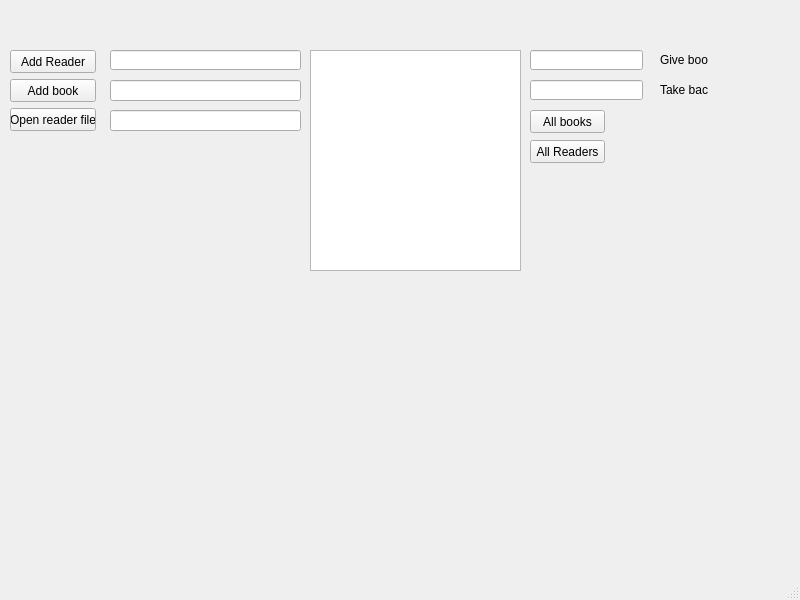
<?xml version="1.0" encoding="UTF-8"?>
<ui version="4.0">
 <class>MainWindow</class>
 <widget class="QMainWindow" name="MainWindow">
  <property name="geometry">
   <rect>
    <x>0</x>
    <y>0</y>
    <width>800</width>
    <height>600</height>
   </rect>
  </property>
  <property name="windowTitle">
   <string>MainWindow</string>
  </property>
  <widget class="QWidget" name="centralwidget">
   <widget class="QLineEdit" name="newReaderFileEdit">
    <property name="geometry">
     <rect>
      <x>110</x>
      <y>50</y>
      <width>191</width>
      <height>20</height>
     </rect>
    </property>
   </widget>
   <widget class="QLineEdit" name="showReaderEdit">
    <property name="geometry">
     <rect>
      <x>110</x>
      <y>110</y>
      <width>191</width>
      <height>21</height>
     </rect>
    </property>
   </widget>
   <widget class="QTextEdit" name="textEdit">
    <property name="geometry">
     <rect>
      <x>310</x>
      <y>50</y>
      <width>211</width>
      <height>221</height>
     </rect>
    </property>
   </widget>
   <widget class="QLineEdit" name="addBookEdit">
    <property name="geometry">
     <rect>
      <x>530</x>
      <y>50</y>
      <width>113</width>
      <height>20</height>
     </rect>
    </property>
   </widget>
   <widget class="QLineEdit" name="newBookEdit">
    <property name="geometry">
     <rect>
      <x>110</x>
      <y>80</y>
      <width>191</width>
      <height>21</height>
     </rect>
    </property>
   </widget>
   <widget class="QLineEdit" name="delBookEdit">
    <property name="geometry">
     <rect>
      <x>530</x>
      <y>80</y>
      <width>113</width>
      <height>20</height>
     </rect>
    </property>
   </widget>
   <widget class="QLabel" name="giveBookLabel">
    <property name="geometry">
     <rect>
      <x>660</x>
      <y>50</y>
      <width>48</width>
      <height>20</height>
     </rect>
    </property>
    <property name="text">
     <string>Give book</string>
    </property>
   </widget>
   <widget class="QLabel" name="takeLabel">
    <property name="geometry">
     <rect>
      <x>660</x>
      <y>80</y>
      <width>48</width>
      <height>20</height>
     </rect>
    </property>
    <property name="text">
     <string>Take back</string>
    </property>
   </widget>
   <widget class="QPushButton" name="allBooksBtn">
    <property name="geometry">
     <rect>
      <x>530</x>
      <y>110</y>
      <width>75</width>
      <height>23</height>
     </rect>
    </property>
    <property name="text">
     <string>All books</string>
    </property>
   </widget>
   <widget class="QPushButton" name="allReadersBtn">
    <property name="geometry">
     <rect>
      <x>530</x>
      <y>140</y>
      <width>75</width>
      <height>23</height>
     </rect>
    </property>
    <property name="text">
     <string>All Readers</string>
    </property>
   </widget>
   <widget class="QPushButton" name="showEditBtn">
    <property name="geometry">
     <rect>
      <x>10</x>
      <y>108</y>
      <width>86</width>
      <height>23</height>
     </rect>
    </property>
    <property name="text">
     <string>Open reader file</string>
    </property>
   </widget>
   <widget class="QPushButton" name="addBooksButton">
    <property name="geometry">
     <rect>
      <x>10</x>
      <y>79</y>
      <width>86</width>
      <height>23</height>
     </rect>
    </property>
    <property name="text">
     <string>Add book</string>
    </property>
   </widget>
   <widget class="QPushButton" name="addReadersButton">
    <property name="geometry">
     <rect>
      <x>10</x>
      <y>50</y>
      <width>86</width>
      <height>23</height>
     </rect>
    </property>
    <property name="text">
     <string>Add Reader</string>
    </property>
   </widget>
  </widget>
  <widget class="QMenuBar" name="menubar">
   <property name="geometry">
    <rect>
     <x>0</x>
     <y>0</y>
     <width>800</width>
     <height>21</height>
    </rect>
   </property>
  </widget>
  <widget class="QStatusBar" name="statusbar"/>
 </widget>
 <resources/>
 <connections/>
</ui>
